Frame 1 (no input): blank canvas, image omitted
Frame 60 (the mouse pressed at the canvas centre just before this capture): blank canvas, image omitted
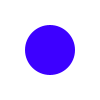
Frame 120 (the mouse held since frame 60 and released just before this capture)

The Processing sketch whose frames 1 and 60 were blank and that drew this single picture after the mouse press (run headless with seeded random() and noise(); from frame 60 on, the mouse is pressed at the canvas centre):

// Processing sketch: MouseSpeedHue
// ── MouseSpeedHue.pde
void setup()
{
  noStroke();
  background(255);
  colorMode(HSB, 100, 1, 1);                            //  1
}
void draw()
{
  fill(dist(pmouseX, pmouseY, mouseX, mouseY), 1, 1);   //  2
  ellipse(mouseX, mouseY, mouseX-pmouseX, mouseY-pmouseY);
}
